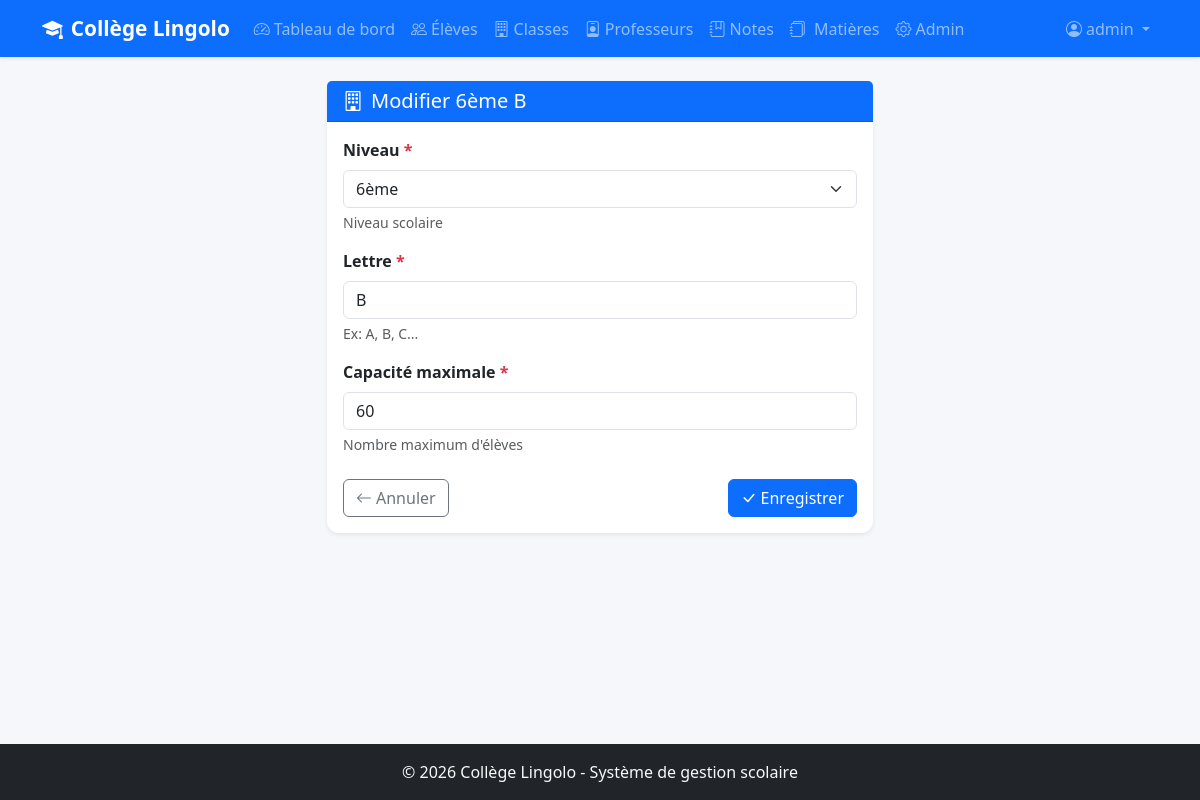
/classes/2/modifier/ (signed in), run on the app's committed database.
### eleves/models.py (models this page shows)
class Classe(models.Model):
    NIVEAUX = [
        ('6eme', '6ème'),
        ('5eme', '5ème'),
        ('4eme', '4ème'),
        ('3eme', '3ème'),
    ]
    niveau = models.CharField(
        max_length=10,
        choices=NIVEAUX,
        verbose_name="Niveau",           # Nom affiché dans l'admin et les forms
        help_text="Niveau scolaire"      # Texte d'aide sous le champ
    )
    lettre = models.CharField(
        max_length=5,
        verbose_name="Lettre",
        help_text="Ex: A, B, C..."
    )
    capacite = models.IntegerField(
        default=50,                      # Valeur par défaut si non renseignée
        verbose_name="Capacité maximale",
        help_text="Nombre maximum d'élèves"
    )
    class Meta:
        verbose_name = "Classe"
        verbose_name_plural = "Classes"
        ordering = ['niveau', 'lettre']
        unique_together = ['niveau', 'lettre']
    def __str__(self):
        return f"{self.get_niveau_display()} {self.lettre}"

### eleves/views.py (the view)
# urls.py: path('classes/<int:pk>/modifier/', views.modifier_classe, name='modifier_classe'),
@login_required
def modifier_classe(request, pk):
    classe = get_object_or_404(Classe, pk=pk)
    if request.method == 'POST':
        form = ClasseForm(request.POST, instance=classe)
        if form.is_valid():
            form.save()
            return redirect('liste_classes')
    else:
        form = ClasseForm(instance=classe)
    return render(request, 'eleves/formulaire_classe.html', {
        'form': form,
        'titre': f'Modifier {classe}',
        'bouton': 'Enregistrer',
    })

### eleves/forms.py
class ClasseForm(forms.ModelForm):
    class Meta:
        model = Classe
        fields = '__all__'   # Inclut tous les champs du modèle
        widgets = {
            'niveau': forms.Select(attrs={'class': 'form-select'}),
            'lettre': forms.TextInput(attrs={
                'class': 'form-control',
                'placeholder': 'Ex: A, B, C...'
            }),
            'capacite': forms.NumberInput(attrs={'class': 'form-control'}),
        }

### eleves/templates/eleves/formulaire_classe.html (shortened to what this page needs)
{% extends 'eleves/base.html' %}
{% block content %}
<div class="row justify-content-center">
    <div class="col-lg-6">
        <div class="card border-0 shadow-sm">
            <div class="card-header bg-primary text-white">
                <h5 class="mb-0"><i class="bi bi-building me-2"></i>{{ titre }}</h5>
            </div>
            <div class="card-body">
                <form method="POST">
                    {% for field in form %}
                    <div class="mb-3">
                        <label for="{{ field.id_for_label }}" class="form-label fw-semibold">
                            {{ field.label }}
                            {% if field.field.required %}<span class="text-danger">*</span>{% endif %}
                        </label>
                        {{ field }}
                        {% if field.help_text %}<div class="form-text">{{ field.help_text }}</div>{% endif %}
                    </div>
                    {% endfor %}
                    <div class="d-flex justify-content-between mt-4">
                        <a href="{% url 'liste_classes' %}" class="btn btn-outline-secondary">
                            <i class="bi bi-arrow-left me-1"></i>Annuler
                        </a>
                        <button type="submit" class="btn btn-primary">
                            <i class="bi bi-check-lg me-1"></i>{{ bouton }}
                        </button>
                    </div>
                </form>
            </div>
        </div>
    </div>
</div>
{% endblock %}

### eleves/templates/eleves/base.html (shortened to what this page needs)
{% load static %}
<!DOCTYPE html>
<html lang="fr">
<head>
    <link href="https://cdn.jsdelivr.net/npm/bootstrap@5.3.3/dist/css/bootstrap.min.css"
          rel="stylesheet">
    <link href="https://cdn.jsdelivr.net/npm/bootstrap-icons@1.11.3/font/bootstrap-icons.min.css"
          rel="stylesheet">
    <link href="{% static 'css/style.css' %}" rel="stylesheet">
</head>
<body>
    <nav class="navbar navbar-expand-lg navbar-dark bg-primary shadow-sm">
        <div class="container">
            <a class="navbar-brand fw-bold" href="{% url 'dashboard' %}">
                <i class="bi bi-mortarboard-fill me-2"></i>Collège Lingolo
            </a>
            <div class="collapse navbar-collapse" id="navbarNav">
                <ul class="navbar-nav me-auto">
                    <li class="nav-item">
                        <a class="nav-link" href="{% url 'dashboard' %}">
                            <i class="bi bi-speedometer2 me-1"></i>Tableau de bord
                        </a>
                    </li>
                    <li class="nav-item">
                        <a class="nav-link" href="{% url 'liste_eleves' %}">
                            <i class="bi bi-people me-1"></i>Élèves
                        </a>
                    </li>
                    <li class="nav-item">
                        <a class="nav-link" href="{% url 'liste_classes' %}">
                            <i class="bi bi-building me-1"></i>Classes
                        </a>
                    </li>
                    <li class="nav-item">
                        <a class="nav-link" href="{% url 'liste_professeurs' %}">
                            <i class="bi bi-person-badge me-1"></i>Professeurs
                        </a>
                    </li>
                    <li class="nav-item">
                        <a class="nav-link" href="{% url 'liste_notes' %}">
                            <i class="bi bi-journal-bookmark me-1"></i>Notes
                        </a>
                    </li>
                    <li class="nav-item">
                        <a class="nav-link" href="{% url 'liste_matieres' %}">
                           <i class="bi bi-journals me-1"></i> Matières</a>
                    </li>
                    {% if user.is_superuser %}
                    <li class="nav-item">
                        <a class="nav-link" href="{% url 'admin:index' %}">
                            <i class="bi bi-gear me-1"></i>Admin
                        </a>
                    </li>
                    {% endif %}
                </ul>
                <ul class="navbar-nav">
                    <li class="nav-item dropdown">
                        <a class="nav-link dropdown-toggle" href="#"
                           role="button" data-bs-toggle="dropdown">
                            <i class="bi bi-person-circle me-1"></i>{{ user.username }}
                        </a>
                    </li>
                </ul>
            </div>
        </div>
    </nav>
    <main class="container my-4">
        {% block content %}{% endblock %}
    </main>
    <footer class="bg-dark text-light py-3 mt-5">
        <div class="container text-center">
            <p class="mb-0">
                &copy; 2026 Collège Lingolo - Système de gestion scolaire
            </p>
        </div>
    </footer>
</body>
</html>

### static/css/style.css (style rules this page uses)
body { background-color: #f5f7fa; min-height: 100vh; display: flex; flex-direction: column; }
main { flex: 1; }
.card { border-radius: 12px; transition: transform 0.2s ease; }
.navbar-brand { font-size: 1.3rem; }
footer { margin-top: auto; }

### data on the page
Classe: form "6ème" "B" "60"

### other printed values
{{ user.username }} "admin"
{{ titre }} "Modifier 6ème B"
{{ field.label }} "Niveau" "Lettre" "Capacité maximale"
{{ field.help_text }} "Niveau scolaire" "Ex: A, B, C..." "Nombre maximum d'élèves"
{{ bouton }} "Enregistrer"
